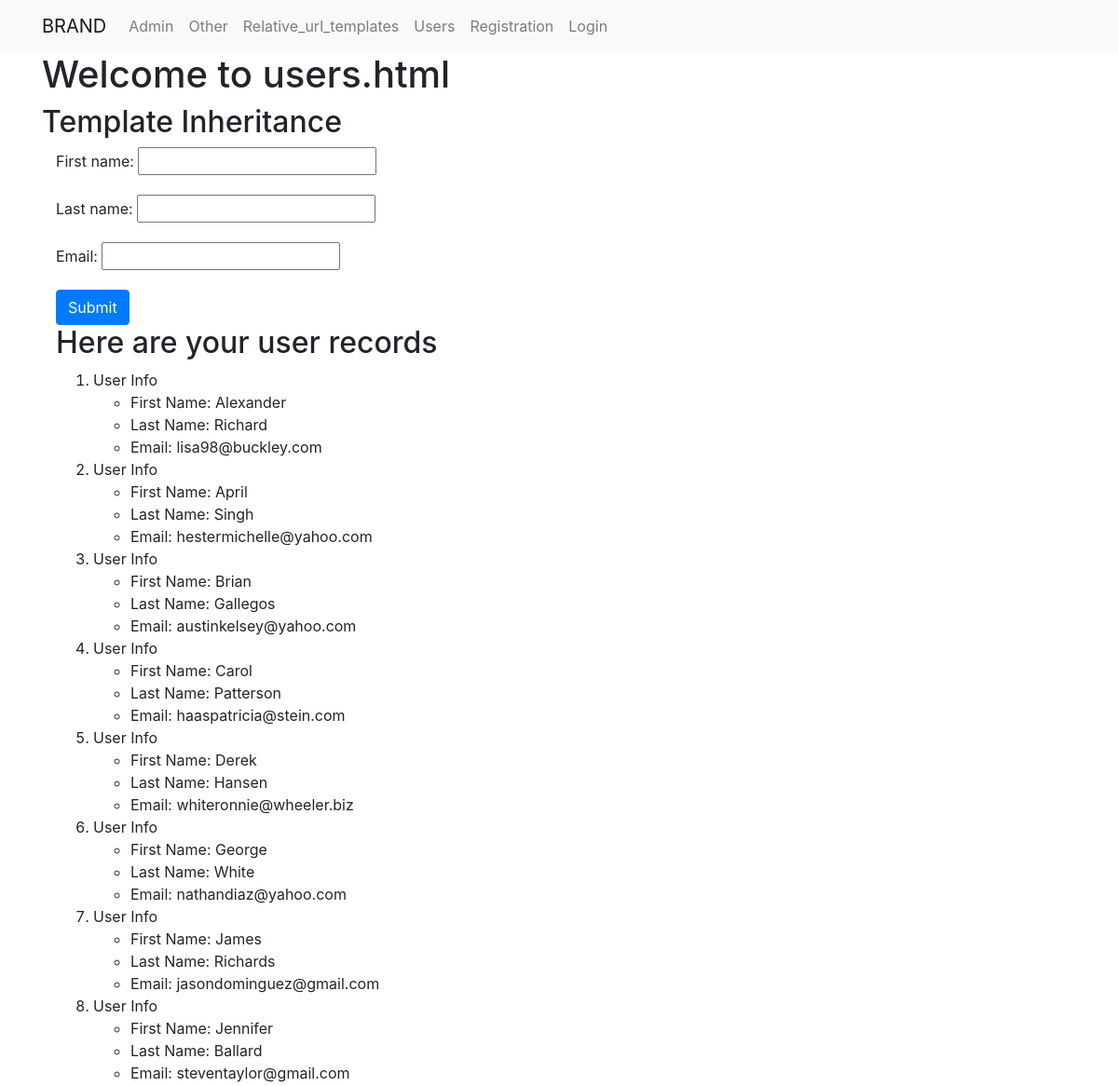
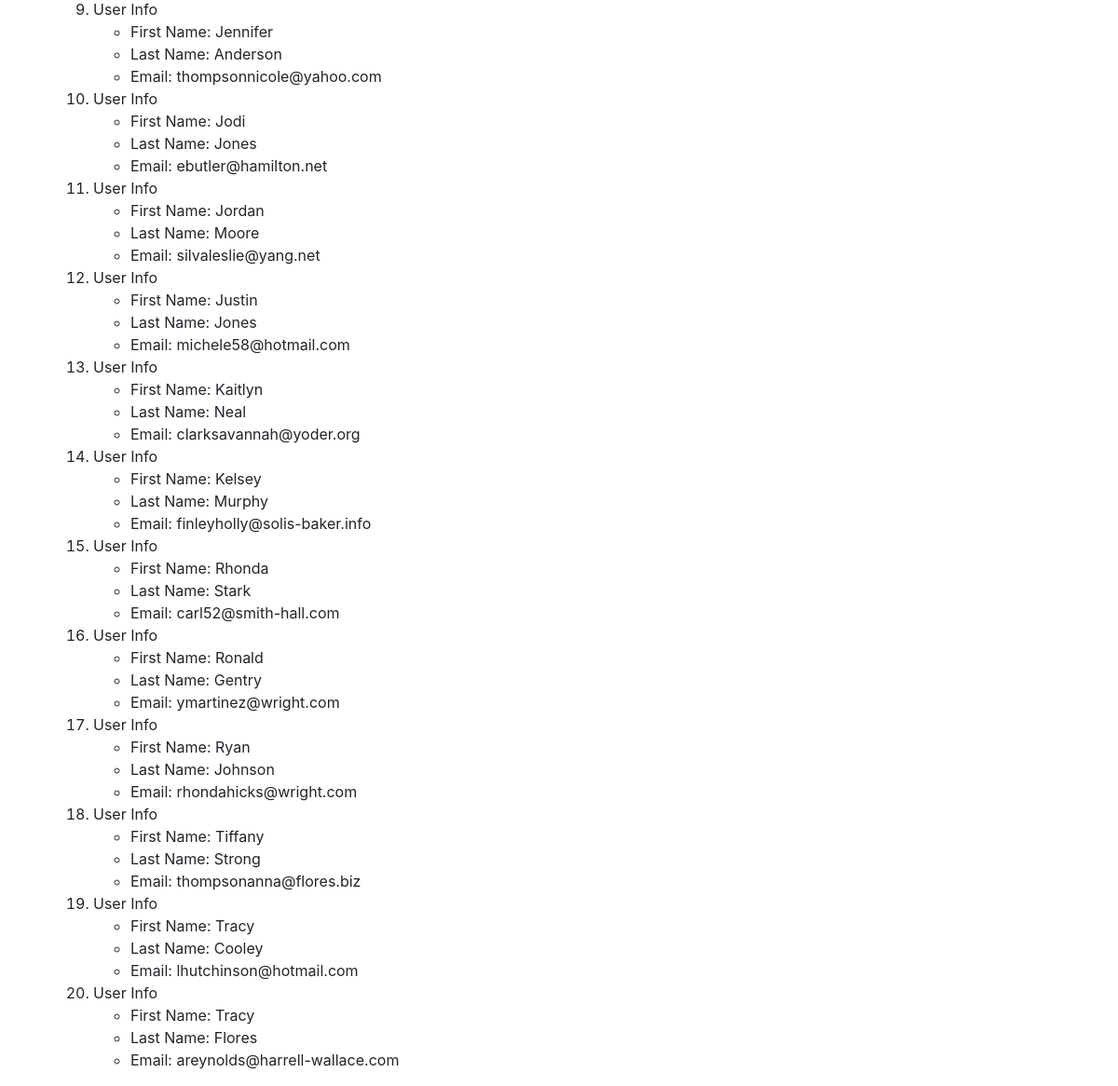
/first_app/users/, run on the app's committed database (2 pictures, top to bottom).
### first_app/models.py (models this page shows, shortened)
class MyUser(models.Model):
    first_name = models.CharField(max_length=264)
    last_name = models.CharField(max_length=264)
    email = models.CharField(max_length=264, unique=True)

### first_app/views.py (the view, shortened to what this page needs)
# urls.py: path('users/', views.users, name='users'),
def users(request):
    user_list = MyUser.objects.order_by('first_name')
    user_dict = {"users_records":user_list}
    form = NewUserForm()
    return render(request,'first_app/users.html',{'form':form, "users_records":user_list})

### first_app/forms.py
class NewUserForm(forms.ModelForm):
    class Meta():
        model = MyUser
        fields = ('first_name', 'last_name','email')

### templates/first_app/users.html (shortened to what this page needs)
{% extends "first_app/base.html" %}
  {% block body_block %}
    <h1>Welcome to users.html</h1>
    <h2>Template Inheritance</h2>
    <div class="container">
      <form method="post">
        {{ form.as_p }}
        <input type="submit" class="btn btn-primary" value="Submit">
      </form>
      <h2>Here are your user records</h2>
      <div class="django">
        {% if users_records %}
        <ol>
          {% for user in users_records %}
          <li>User Info</li>
            <ul>
              <li>First Name: {{ user.first_name }}</li>
              <li>Last Name: {{ user.last_name }}</li>
              <li>Email: {{ user.email }}</li>
            </ul>
            {% endfor %}
        </ol>
        {% else %}
        <p>No User Records found</p>
        {% endif %}
      </div>
    </div>
  {% endblock %}

### templates/first_app/base.html (shortened to what this page needs)
<!DOCTYPE html>
{% load staticfiles %}
{% load my_templates %}
<html lang="en" dir="ltr">
  <head>
    <link rel="stylesheet" href="https://stackpath.bootstrapcdn.com/bootstrap/4.3.1/css/bootstrap.min.css">
    <link rel="stylesheet" href="{% static 'css/style.css' %}">
  </head>
  <body>
    <nav class="navbar navbar-expand-lg navbar-light bg-light">
      <div class="container">
        <a class="navbar-brand" href="{% url 'first_app:index' %}">BRAND</a>
        <div class="collapse navbar-collapse" id="navbarToggler">
          <ul class="navbar-nav mr-auto mt-2 mt-lg-0">
            <li class="nav-item">
              <a class="nav-link" href="{% url 'admin:index' %}">Admin</a>
            </li>
            <li class="nav-item">
              <a class="nav-link" href="{% url 'first_app:other' %}">Other</a>
            </li>
            <li class="nav-item">
              <a class="nav-link" href="{% url 'first_app:relative_url_templates' %}">Relative_url_templates</a>
            </li>
            <li class="nav-item">
              <a class="nav-link" href="{% url 'first_app:users' %}">Users</a>
            </li>
            <li class="nav-item">
              <a class="nav-link" href="{% url 'first_app:registration' %}">Registration</a>
            </li>
            {% if user.is_authenticated %}
              <li class="nav-item">
                <a class="nav-link" href="{% url 'user_logout' %}">Logout</a>
              </li>
            {% else %}
              <li class="nav-item">
                <a class="nav-link" href="{% url 'first_app:user_login' %}">Login</a>
              </li>
            {% endif %}
          </ul>
        </div>
      </div>
    </nav>
    <div class="container">
      {% block body_block %}{% endblock %}
    </div>
  </body>
</html>

### data on the page
MyUser: first_name "Alexander", last_name "Richard", email "lisa98@buckley.com"
MyUser: first_name "April", last_name "Singh", email "hestermichelle@yahoo.com"
MyUser: first_name "Brian", last_name "Gallegos", email "austinkelsey@yahoo.com"
MyUser: first_name "Carol", last_name "Patterson", email "haaspatricia@stein.com"
MyUser: first_name "Derek", last_name "Hansen", email "whiteronnie@wheeler.biz"
MyUser: first_name "George", last_name "White", email "nathandiaz@yahoo.com"
MyUser: first_name "James", last_name "Richards", email "jasondominguez@gmail.com"
MyUser: first_name "Jennifer", last_name "Ballard", email "steventaylor@gmail.com"
MyUser: first_name "Jennifer", last_name "Anderson", email "thompsonnicole@yahoo.com"
MyUser: first_name "Jodi", last_name "Jones", email "ebutler@hamilton.net"
MyUser: first_name "Jordan", last_name "Moore", email "silvaleslie@yang.net"
MyUser: first_name "Justin", last_name "Jones", email "michele58@hotmail.com"
MyUser: first_name "Kaitlyn", last_name "Neal", email "clarksavannah@yoder.org"
MyUser: first_name "Kelsey", last_name "Murphy", email "finleyholly@solis-baker.info"
MyUser: first_name "Rhonda", last_name "Stark", email "carl52@smith-hall.com"
MyUser: first_name "Ronald", last_name "Gentry", email "ymartinez@wright.com"
MyUser: first_name "Ryan", last_name "Johnson", email "rhondahicks@wright.com"
MyUser: first_name "Tiffany", last_name "Strong", email "thompsonanna@flores.biz"
MyUser: first_name "Tracy", last_name "Cooley", email "lhutchinson@hotmail.com"
MyUser: first_name "Tracy", last_name "Flores", email "areynolds@harrell-wallace.com"
